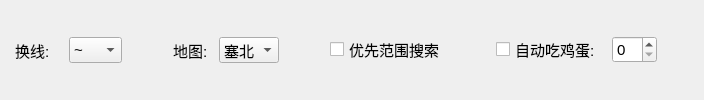
                        <widget class="QWidget" name="widget_27" native="true">
                         <property name="minimumSize">
                          <size>
                           <width>0</width>
                           <height>30</height>
                          </size>
                         </property>
                         <layout class="QHBoxLayout" name="horizontalLayout_17">
                          <property name="spacing">
                           <number>11</number>
                          </property>
                          <property name="leftMargin">
                           <number>15</number>
                          </property>
                          <property name="topMargin">
                           <number>0</number>
                          </property>
                          <property name="rightMargin">
                           <number>7</number>
                          </property>
                          <property name="bottomMargin">
                           <number>0</number>
                          </property>
                          <item>
                           <widget class="QLabel" name="label_35">
                            <property name="minimumSize">
                             <size>
                              <width>43</width>
                              <height>0</height>
                             </size>
                            </property>
                            <property name="maximumSize">
                             <size>
                              <width>43</width>
                              <height>16777215</height>
                             </size>
                            </property>
                            <property name="font">
                             <font>
                              <pointsize>11</pointsize>
                             </font>
                            </property>
                            <property name="text">
                             <string>换线:</string>
                            </property>
                           </widget>
                          </item>
                          <item>
                           <widget class="QComboBox" name="comboBox_7">
                            <property name="font">
                             <font>
                              <pointsize>11</pointsize>
                             </font>
                            </property>
                            <item>
                             <property name="text">
                              <string>~</string>
                             </property>
                            </item>
                            <item>
                             <property name="text">
                              <string>1线</string>
                             </property>
                            </item>
                            <item>
                             <property name="text">
                              <string>2线</string>
                             </property>
                            </item>
                            <item>
                             <property name="text">
                              <string>3线</string>
                             </property>
                            </item>
                            <item>
                             <property name="text">
                              <string>4线</string>
                             </property>
                            </item>
                            <item>
                             <property name="text">
                              <string>5线</string>
                             </property>
                            </item>
                           </widget>
                          </item>
                          <item>
                           <spacer name="horizontalSpacer_18">
                            <property name="orientation">
                             <enum>Qt::Horizontal</enum>
                            </property>
                            <property name="sizeHint" stdset="0">
                             <size>
                              <width>40</width>
                              <height>20</height>
                             </size>
                            </property>
                           </spacer>
                          </item>
                          <item>
                           <widget class="QLabel" name="label_42">
                            <property name="font">
                             <font>
                              <pointsize>11</pointsize>
                             </font>
                            </property>
                            <property name="text">
                             <string>地图:</string>
                            </property>
                           </widget>
                          </item>
                          <item>
                           <widget class="QComboBox" name="comboBox_8">
                            <property name="font">
                             <font>
                              <pointsize>11</pointsize>
                             </font>
                            </property>
                            <item>
                             <property name="text">
                              <string>塞北</string>
                             </property>
                            </item>
                            <item>
                             <property name="text">
                              <string>华山</string>
                             </property>
                            </item>
                            <item>
                             <property name="text">
                              <string>武当</string>
                             </property>
                            </item>
                            <item>
                             <property name="text">
                              <string>江南</string>
                             </property>
                            </item>
                            <item>
                             <property name="text">
                              <string>中原</string>
                             </property>
                            </item>
                            <item>
                             <property name="text">
                              <string>少林</string>
                             </property>
                            </item>
                           </widget>
                          </item>
                          <item>
                           <spacer name="horizontalSpacer_17">
                            <property name="orientation">
                             <enum>Qt::Horizontal</enum>
                            </property>
                            <property name="sizeHint" stdset="0">
                             <size>
                              <width>40</width>
                              <height>20</height>
                             </size>
                            </property>
                           </spacer>
                          </item>
                          <item>
                           <widget class="QCheckBox" name="checkBox_12">
                            <property name="font">
                             <font>
                              <pointsize>11</pointsize>
                             </font>
                            </property>
                            <property name="text">
                             <string>优先范围搜索</string>
                            </property>
                           </widget>
                          </item>
                          <item>
                           <spacer name="horizontalSpacer_20">
                            <property name="orientation">
                             <enum>Qt::Horizontal</enum>
                            </property>
                            <property name="sizeHint" stdset="0">
                             <size>
                              <width>40</width>
                              <height>20</height>
                             </size>
                            </property>
                           </spacer>
                          </item>
                          <item>
                           <widget class="QCheckBox" name="checkBox_19">
                            <property name="font">
                             <font>
                              <pointsize>11</pointsize>
                             </font>
                            </property>
                            <property name="text">
                             <string>自动吃鸡蛋:</string>
                            </property>
                           </widget>
                          </item>
                          <item>
                           <widget class="QSpinBox" name="spinBox_8">
                            <property name="font">
                             <font>
                              <pointsize>11</pointsize>
                             </font>
                            </property>
                           </widget>
                          </item>
                          <item>
                           <spacer name="horizontalSpacer_15">
                            <property name="orientation">
                             <enum>Qt::Horizontal</enum>
                            </property>
                            <property name="sizeHint" stdset="0">
                             <size>
                              <width>40</width>
                              <height>20</height>
                             </size>
                            </property>
                           </spacer>
                          </item>
                         </layout>
                        </widget>
